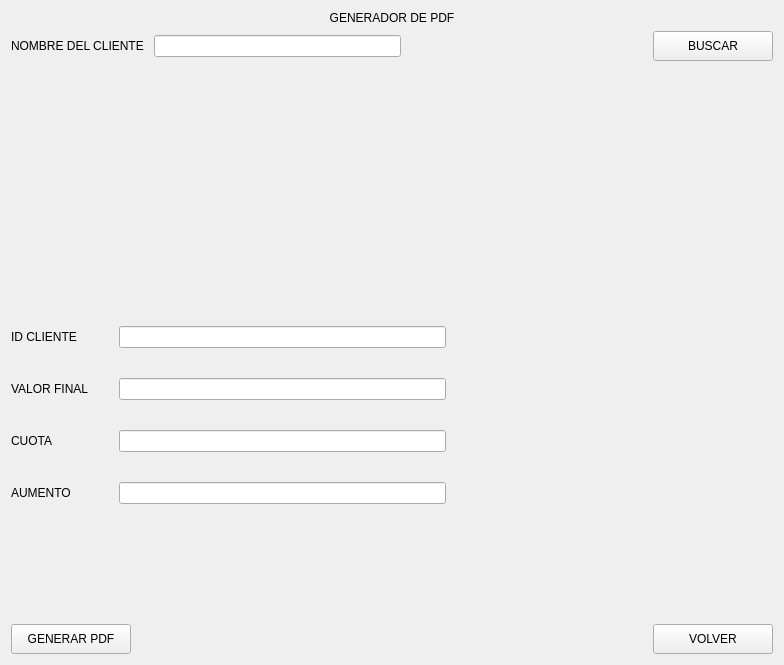
               <widget class="QWidget" name="page_13pdf">
                <layout class="QVBoxLayout" name="verticalLayout_14">
                 <item>
                  <widget class="QLabel" name="label_14">
                   <property name="text">
                    <string>GENERADOR DE PDF</string>
                   </property>
                   <property name="alignment">
                    <set>Qt::AlignmentFlag::AlignCenter</set>
                   </property>
                  </widget>
                 </item>
                 <item>
                  <layout class="QHBoxLayout" name="horizontalLayout_13">
                   <item>
                    <widget class="QLabel" name="label_23">
                     <property name="minimumSize">
                      <size>
                       <width>0</width>
                       <height>30</height>
                      </size>
                     </property>
                     <property name="text">
                      <string>NOMBRE DEL CLIENTE </string>
                     </property>
                    </widget>
                   </item>
                   <item>
                    <widget class="QLineEdit" name="lineEdit_15"/>
                   </item>
                   <item>
                    <spacer name="horizontalSpacer_9">
                     <property name="orientation">
                      <enum>Qt::Orientation::Horizontal</enum>
                     </property>
                     <property name="sizeHint" stdset="0">
                      <size>
                       <width>40</width>
                       <height>20</height>
                      </size>
                     </property>
                    </spacer>
                   </item>
                   <item>
                    <widget class="QPushButton" name="pushButton_2">
                     <property name="minimumSize">
                      <size>
                       <width>120</width>
                       <height>30</height>
                      </size>
                     </property>
                     <property name="text">
                      <string>BUSCAR</string>
                     </property>
                     <property name="icon">
                      <iconset>
                       <normaloff>img/search.svg</normaloff>img/search.svg</iconset>
                     </property>
                    </widget>
                   </item>
                  </layout>
                 </item>
                 <item>
                  <spacer name="verticalSpacer_5">
                   <property name="orientation">
                    <enum>Qt::Orientation::Vertical</enum>
                   </property>
                   <property name="sizeHint" stdset="0">
                    <size>
                     <width>20</width>
                     <height>259</height>
                    </size>
                   </property>
                  </spacer>
                 </item>
                 <item>
                  <layout class="QHBoxLayout" name="horizontalLayout_12">
                   <property name="spacing">
                    <number>30</number>
                   </property>
                   <item>
                    <layout class="QVBoxLayout" name="verticalLayout_13">
                     <property name="spacing">
                      <number>30</number>
                     </property>
                     <item>
                      <widget class="QLabel" name="label_17">
                       <property name="text">
                        <string>ID CLIENTE</string>
                       </property>
                      </widget>
                     </item>
                     <item>
                      <widget class="QLabel" name="label_20">
                       <property name="text">
                        <string>VALOR FINAL</string>
                       </property>
                      </widget>
                     </item>
                     <item>
                      <widget class="QLabel" name="label_21">
                       <property name="text">
                        <string>CUOTA</string>
                       </property>
                      </widget>
                     </item>
                     <item>
                      <widget class="QLabel" name="label_22">
                       <property name="text">
                        <string>AUMENTO</string>
                       </property>
                      </widget>
                     </item>
                    </layout>
                   </item>
                   <item>
                    <layout class="QVBoxLayout" name="verticalLayout_12">
                     <property name="spacing">
                      <number>30</number>
                     </property>
                     <item>
                      <widget class="QLineEdit" name="lineEdit_6"/>
                     </item>
                     <item>
                      <widget class="QLineEdit" name="lineEdit_12"/>
                     </item>
                     <item>
                      <widget class="QLineEdit" name="lineEdit_13"/>
                     </item>
                     <item>
                      <widget class="QLineEdit" name="lineEdit_14"/>
                     </item>
                    </layout>
                   </item>
                   <item>
                    <spacer name="horizontalSpacer_10">
                     <property name="orientation">
                      <enum>Qt::Orientation::Horizontal</enum>
                     </property>
                     <property name="sizeHint" stdset="0">
                      <size>
                       <width>40</width>
                       <height>20</height>
                      </size>
                     </property>
                    </spacer>
                   </item>
                  </layout>
                 </item>
                 <item>
                  <spacer name="verticalSpacer_6">
                   <property name="orientation">
                    <enum>Qt::Orientation::Vertical</enum>
                   </property>
                   <property name="sizeHint" stdset="0">
                    <size>
                     <width>762</width>
                     <height>114</height>
                    </size>
                   </property>
                  </spacer>
                 </item>
                 <item>
                  <layout class="QHBoxLayout" name="horizontalLayout_14">
                   <item>
                    <widget class="QPushButton" name="pushButton">
                     <property name="minimumSize">
                      <size>
                       <width>120</width>
                       <height>30</height>
                      </size>
                     </property>
                     <property name="text">
                      <string>GENERAR PDF</string>
                     </property>
                     <property name="icon">
                      <iconset>
                       <normaloff>img/file-text.svg</normaloff>img/file-text.svg</iconset>
                     </property>
                    </widget>
                   </item>
                   <item>
                    <spacer name="horizontalSpacer_11">
                     <property name="orientation">
                      <enum>Qt::Orientation::Horizontal</enum>
                     </property>
                     <property name="sizeHint" stdset="0">
                      <size>
                       <width>40</width>
                       <height>20</height>
                      </size>
                     </property>
                    </spacer>
                   </item>
                   <item>
                    <widget class="QPushButton" name="pushButton_8">
                     <property name="minimumSize">
                      <size>
                       <width>120</width>
                       <height>30</height>
                      </size>
                     </property>
                     <property name="text">
                      <string>VOLVER</string>
                     </property>
                     <property name="icon">
                      <iconset>
                       <normaloff>img/corner-down-left.svg</normaloff>img/corner-down-left.svg</iconset>
                     </property>
                    </widget>
                   </item>
                  </layout>
                 </item>
                </layout>
               </widget>
